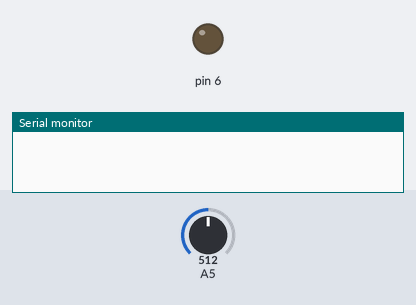
Simulated run of this sketch. Board: Arduino Uno, built with avr-gcc and run on an emulated ATmega328P. Parts: output pins drawn as LEDs (lit = HIGH), the last lines printed to the serial monitor. Dashed ring = blinking. The inputs (shaded band) are chosen by the test bench; at power-on: A5 = 512.

Above: at 1.2 s.
1.3 s: A5 set to 882
At 1.5 s:
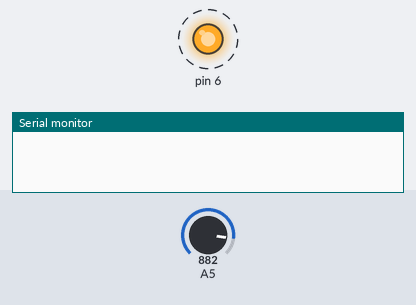
2.9 s: A5 set to 912
At 10.2 s:
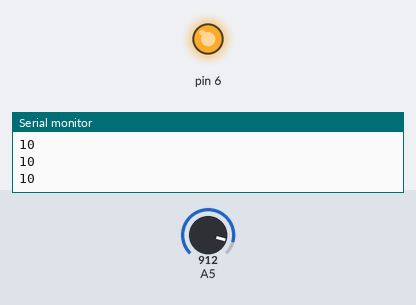
Timing chart, 0 to 11.9 s (numbered marks = the images above; inputs shaded):
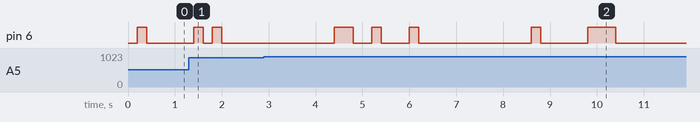

The sketch:

Comms3.ino
```cpp
/*
  Communications v3

  Transmits data using a white LED and recieves it using a photoresistor

*/


int ledState = LOW;             // ledState used to set the LED


// the setup routine runs once when you press reset:
void setup()
{
  // set the digital pin as output:
  pinMode(6, OUTPUT);
  // initialize serial communication at 9600 bits per second:
  Serial.begin(9600);
}


const long txInterval = 200;              // interval at which to tx bit (milliseconds)
int tx_state = 0;
char chr;
unsigned long previousTxMillis = 0;        // will store last time LED was updated

char tx_string[] = "H";
#define TX_START_OF_TEXT  -1
int tx_string_state = TX_START_OF_TEXT;

#define STX 0x02
#define ETX 0x03

char getTxChar()
{
  char chr;

  switch (tx_string_state)
  {
    case TX_START_OF_TEXT:
    tx_string_state = 0;
    return STX;
    break;

    default:
    chr = tx_string[tx_string_state];
    tx_string_state++;
    if (chr == '\0')  /* End of string? */
    {
      tx_string_state = TX_START_OF_TEXT;  /* Update the tx string state to start sending the string again */
      return ETX;  /* Send End of Text character */
    }
    else
    {
      return chr;  /* Send a character in the string */
    }
    break;
  }
}

void txChar()
{
  unsigned long currentTxMillis = millis();

  if (currentTxMillis - previousTxMillis >= txInterval)
  {
    // save the last time you blinked the LED (improved)
    previousTxMillis = previousTxMillis + txInterval;  // this version catches up with itself if a delay was introduced

    switch (tx_state)
    {
      case 0:
        chr = getTxChar();
        digitalWrite(6, HIGH);  /* Transmit Start bit */
        tx_state++;
        break;

      case 1:
      case 2:
      case 3:
      case 4:
      case 5:
      case 6:
      case 7:
        if ((chr & 0x40) != 0)   /* Transmit each bit in turn */
        {
          digitalWrite(6, HIGH);
        }
        else
        {
          digitalWrite(6, LOW);
        }
        chr = chr << 1;  /* Shift left to present the next bit */
        tx_state++;
        break;

      case 8:
        digitalWrite(6, HIGH);  /* Transmit Stop bit */
        tx_state++;
        break;

      default:
        digitalWrite(6, LOW);
        tx_state++;
        if (tx_state > 20) tx_state = 0;  /* Start resending the character */
        break;
    }
  }
}


const long rxInterval = 20;              // interval at which to read bit (milliseconds)
int rx_state = 0;
char rx_char;
unsigned long previousRxMillis = 0;        // will store last time LED was updated
int rx_bits[10] = {0, 0, 0, 0, 0, 0, 0, 0, 0, 0};


void rxChar()
{
  unsigned long currentRxMillis = millis();
  int sensorValue;
  int i;

  if (currentRxMillis - previousRxMillis >= rxInterval)
  {
    // save the last time you read the analogue input (improved)
    previousRxMillis = previousRxMillis + rxInterval;  // this version catches up with itself if a delay was introduced

    sensorValue = analogRead(A5);

    // Serial.println(sensorValue);
    //Serial.println(rx_state);

    switch (rx_state)
    {
      case 0:
        if (sensorValue >= 900)
        {
          rx_bits[0]++;
          rx_state++;
        }
        break;

      case 100:
        if ((rx_bits[0] >= 6) && (rx_bits[8] >= 6))  /* Valid start and stop bits */
        {
          rx_char = 0;

          for (i = 1; i < 8; i++)
          {
            rx_char = rx_char << 1;
            if (rx_bits[i] >= 6) rx_char = rx_char | 0x01;
          }
          i = (int)rx_char;
          Serial.println(rx_char);
        }
        else
        {
          Serial.println("Rx error");
        }
       for (i = 0; i < 10; i++)  /* Print the recieved bit on the monitor - debug purposes */
       {
         Serial.println(rx_bits[i]);
       }
        for (i = 0; i < 10; i++)
        {
          rx_bits[i] = 0;
        }
        rx_state = 0;
        break;

      default:
        if (sensorValue >= 900)
        {
          rx_bits[rx_state / 10]++;
        }
        rx_state++;
        break;
    }
  }

}


// the loop routine runs over and over again forever:
void loop()
{
  txChar();
  rxChar();
}
```

Measured:
- the behaviour switches between 899 and 900 on A5 (found by bisection; images 1 and 2)
